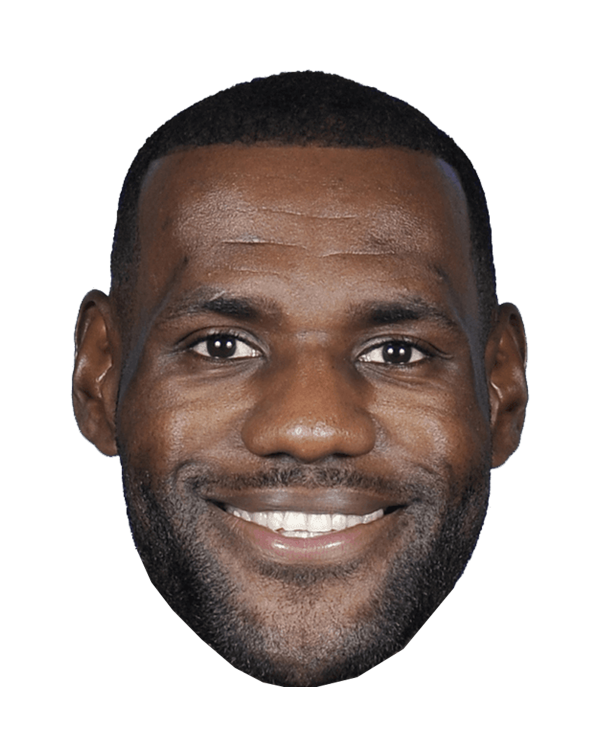
#> input picture overlay/jamesify.jpg, 1200 x 1512 px (shown at 1/2 size)
$ python main.py
#> lines starting #> are read from the running program, lines starting #| are printed output that depends on the picture
#> in overlay_img, overlay_image is the input picture: PIL image 1200x1512 RGBA; mean R, G, B, A 160.9, 150.9, 147.8, 132.8
import cv2
from PIL import Image

img_path = "image/sample.jpg"
overlay_path = "overlay/jamesify.jpg"

def detect_faces(img_path):
    # Convert image from BGR to RGB
#> called with img_path = 'image/sample.jpg'
    image = cv2.imread(img_path)
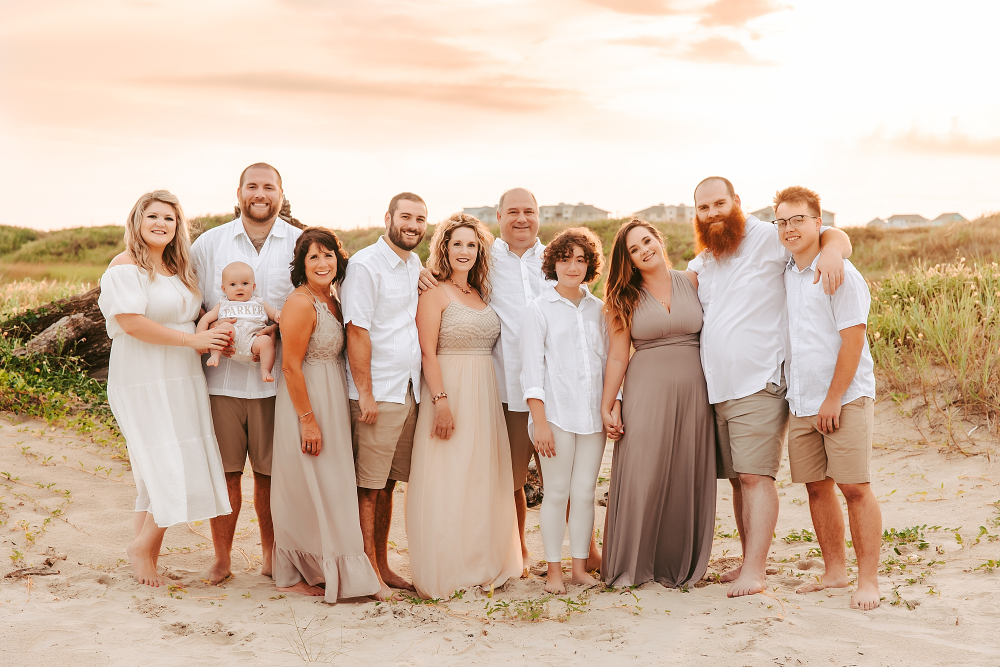
#> input picture image/sample.jpg, 2000 x 1334 px (shown at 1/2 size)
#> image is the input picture: shape (1334, 2000, 3); mean B, G, R 167.8, 186.6, 210.3
    image_rgb = cv2.cvtColor(image, cv2.COLOR_BGR2RGB)

    return image_rgb

def overlay_img(img_path, overlay_path):
    overlay_image = Image.open(overlay_path)

    # Using OpenCV's pre-trained model for face detection
    face_cascade = cv2.CascadeClassifier('cascade/haarcascade_frontalface_default.xml')

    # Detect faces
    image_rgb = detect_faces(img_path)

    faces = face_cascade.detectMultiScale(image_rgb, scaleFactor=1.1, minNeighbors=5, minSize=(30,30), flags=cv2.CASCADE_SCALE_IMAGE)
#> faces = [[1542, 953, 52, 52], [450, 547, 56, 56], [888, 459, 80, 80], [462, 1018, 64, 64], [601, 482, 82, 82], [1108, 492, 78, 78], [477, 342, 85, 85], [999, 391, 85, 85], [277, 401, 86, 86], [781, 403, 85, 85], [1544, 410, 85, 85], [1382, 378, 87, 87]]

    pil_image = Image.fromarray(image_rgb)

    for (x, y, w, h) in faces:
        # Resize Lebron's beautiful face to fit the face
        resized_overlay_image = overlay_image.resize((w*3,h*3), Image.Resampling.LANCZOS)

        # Overlay Lebron
        pil_image.paste(resized_overlay_image,((x-w)+5, (y-h)+5), resized_overlay_image)
#> this loop made 12 passes
#> pass 1, in overlay_img, `resized_overlay_image = overlay_image.resize((w*3,h*3), Image.Resampli..`:
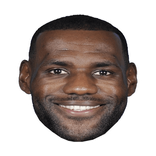
#> resized_overlay_image: PIL image 156x156 RGBA; mean R, G, B, A 67.3, 57.1, 53.2, 132.8; transparent parts drawn white
#> pass 2, in overlay_img, `resized_overlay_image = overlay_image.resize((w*3,h*3), Image.Resampli..`:
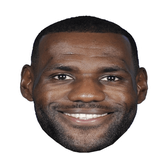
#> resized_overlay_image: PIL image 168x168 RGBA; mean R, G, B, A 67, 56.8, 52.9, 132.8; transparent parts drawn white
#> pass 3, in overlay_img, `resized_overlay_image = overlay_image.resize((w*3,h*3), Image.Resampli..`:
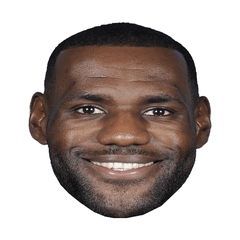
#> resized_overlay_image: PIL image 240x240 RGBA; mean R, G, B, A 65, 54.8, 50.9, 132.8; transparent parts drawn white
#> after the loop:
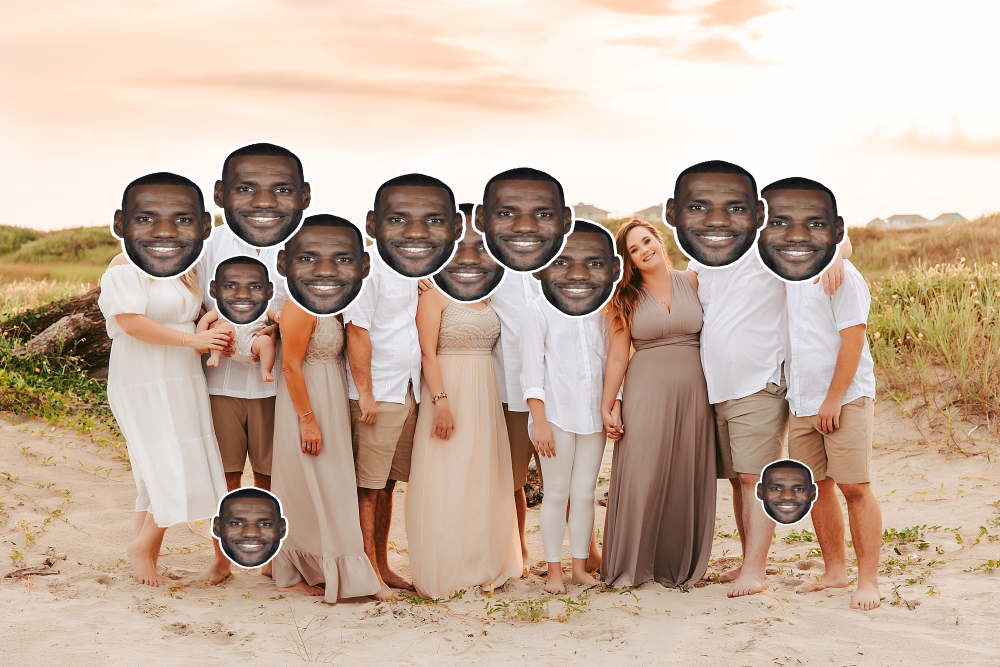
#> pil_image: PIL image 2000x1334 RGB (shown at 1/2 size); mean R, G, B 199.9, 177.5, 160.2

    # Saving the result
    pil_image.save('result.png')
    pil_image.show()


overlay_img(img_path, overlay_path)
